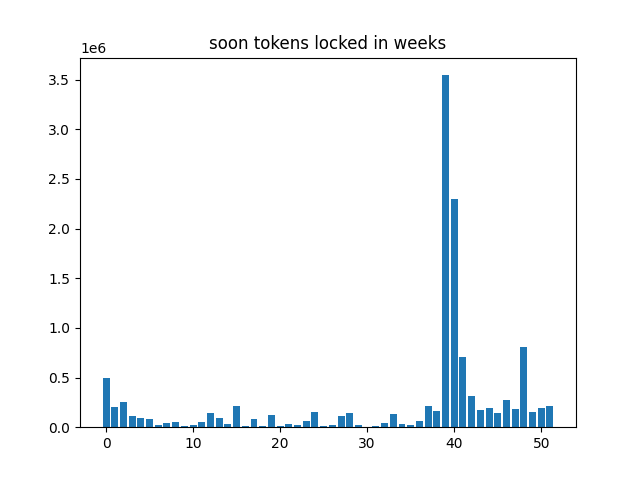

The Python source for this figure:
from iota_client import IotaClient
import time
import matplotlib.pyplot as plt

in_weeks = True

#region statics
client = IotaClient({'nodes': ['https://api.shimmer.network']})
SOON_ID = "0x0884298fe9b82504d26ddb873dbd234a344c120da3a4317d8063dbcf96d356aa9d0100000000"
scale = 1+6*int(in_weeks)
indices = 52*7//scale
expires_in = []
for i in range(indices):
    expires_in.append(0)
#endregion

output_ids = client.basic_output_ids([{"hasTimelock": True},{"hasNativeTokens": True}])
soon_outputs = [o['output'] for o in client.get_outputs(output_ids) if o['output']['nativeTokens'][0]['id']==SOON_ID]

for o in soon_outputs:
    ind = int(o['unlockConditions'][1]['unixTime'] - time.time()) // (24*60*60*scale)
    if ind < indices:
        expires_in[ind]+=(int(o['nativeTokens'][0]['amount'], 16))//1000000

plt.bar(range(indices), expires_in)
plt.title(f'SOON tokens locked in {"weeks" if in_weeks else "days"}')
plt.show()
